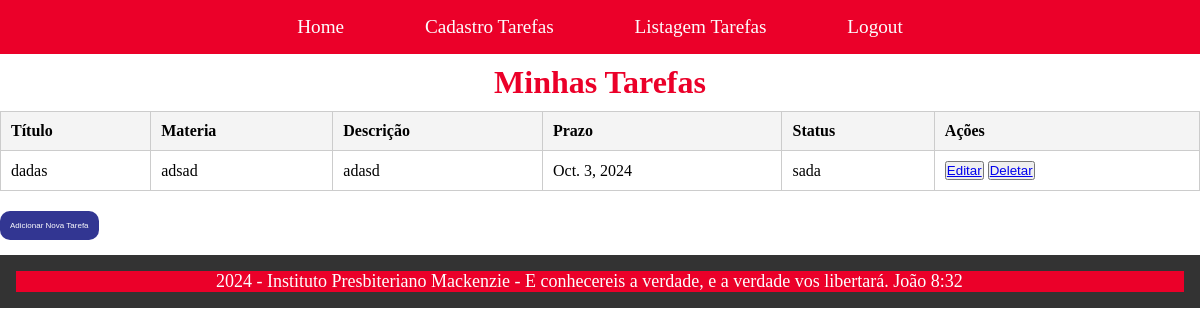
The page /listagem_tarefas/ (signed in) on the database as committed earlier.
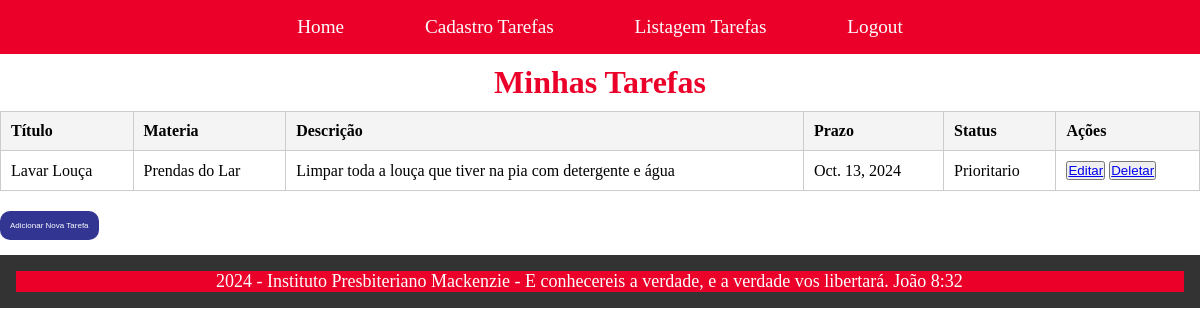
The same page on the database as committed later.
### app_case/models.py (models this page shows)
class Tarefa(models.Model):
    titulo = models.CharField(max_length=100)
    materia = models.CharField(max_length=100)
    descricao = models.CharField(max_length=100)
    prazo = models.DateField()
    status = models.CharField(max_length=100)
    usuario= models.ForeignKey(User, on_delete=models.CASCADE, default=1)

### app_case/views.py (the view)
# urls.py: path("listagem_tarefas/", views.listagem_tarefas, name="listagem_tarefas"),
def listagem_tarefas(request):
    tarefasEncontradas = Tarefa.objects.filter(usuario=request.user)
    tarefas = {
            'tarefas': tarefasEncontradas
        }
    return render(request, "listagem_tarefas.html", tarefas )

### app_case/templates/listagem_tarefas.html (shortened to what this page needs)
{% extends "base.html" %}
{% block conteudo %}
</head>
<body>
    <h1>Minhas Tarefas</h1>
    <table>
        <thead>
            <tr>
                <th>Título</th>
                <th>Materia</th>
                <th>Descrição</th>
                <th>Prazo</th>
                <th>Status</th>
                <th>Ações</th>
            </tr>
        </thead>
        <tbody>
            {% for tarefa in tarefas %}
            <form method="POST"> {% csrf_token %}
            <tr>
                <td>{{ tarefa.titulo }}</td>
                <td>{{ tarefa.materia }}</td>
                <td>{{ tarefa.descricao }}</td>
                <td>{{ tarefa.prazo }}</td>
                <td>{{ tarefa.status}}</td>
                <td>
                    <button><a href="{% url 'editar_tarefa' tarefa.id %}">Editar</a></button>
                    <button><a href="{% url 'deletar_tarefa' tarefa.id %}"> Deletar</button>
                </td>
            </tr>
            {% empty %}
            <tr>
                <td colspan="6">Nenhuma tarefa encontrada.</td>
            </tr>
            </form>
            {% endfor %}
        </tbody>
    </table>
    <button type="submit" class ="botao"><a style="text-decoration: none; color: inherit;" href="{% url 'cadastro_tarefas' %}">Adicionar Nova Tarefa</a></button>
</body>
{% endblock %}

### app_case/templates/base.html (shortened to what this page needs)
{% load static %}
<!DOCTYPE html>
<html lang="pt-BR">
<head>
	<link rel="stylesheet" href="{% static 'style.css' %}" />
</head>
<body>
    <nav>
        <ul>
            <li><a href="{% url 'home' %}">Home</a></li>
            <li><a href="{% url 'cadastro_tarefas' %}">Cadastro Tarefas</a></li>
            <li><a href="{% url 'listagem_tarefas'%}">Listagem Tarefas</a></li>
            <li><a href="{% url 'logout'%}">Logout</a></li>
        </ul>
    </nav>
    {% block conteudo %}
    {% endblock conteudo %}
    <footer>
        <p class="rights"> 2024 - Instituto Presbiteriano Mackenzie - E conhecereis a verdade, e a verdade vos libertará. João 8:32</p>
    </footer>
    </html>

### mystaticfiles/style.css (style rules this page uses)
* { margin:0px; padding:0px; }
.botao { background: #323692; border-style: none; border-radius: 10px; padding: 10px; margin-top: 20px; margin-bottom: 15px; color: #fcfdfe; font-size: 0.5em; }
h1 { text-align: center; color:#eb0029; padding: 10px; }
.rights { background-color:#eb0029; color:#fcfdfe; }
ul { list-style-type: none; text-align:center; background-color:#eb0029; overflow: hidden; padding: 1em; }
li { display: inline; }
li a { text-decoration: none; color: #fcfdfe; font-size: 1.2em; padding: 2em; }
p { text-align:justify; font-size:18px; padding-left: 200px; padding-right: 200px; }
footer { background: #333; color: #fff; text-align: center; padding: 1em; }

### app_case/templates/listagem_tarefas.html (style rules this page uses)
table { width: 100%; border-collapse: collapse; }
th, td { padding: 10px; border: 1px solid #ccc; text-align: left; }
th { background-color: #f4f4f4; }

Rows that differ between the two databases and show on the page:
removed Tarefa: titulo "dadas", materia "adsad", descricao "adasd", prazo "Oct. 3, 2024", status "sada"
added Tarefa: titulo "Lavar Louça", materia "Prendas do Lar", descricao "Limpar toda a louça que tiver na pia com detergente e água", prazo "Oct. 13, 2024", status "Prioritario"
